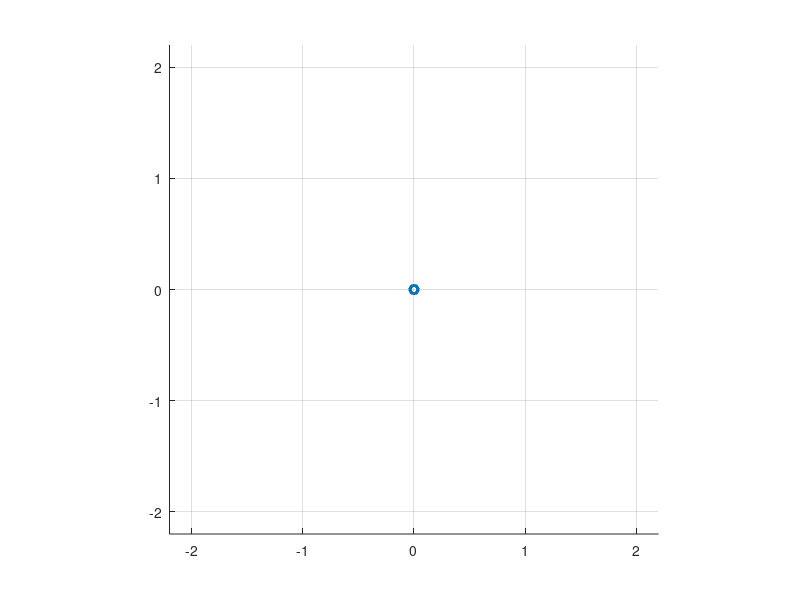

Write MATLAB code to recreate this figure. (Note: this script raises an error after producing the figure.)
% inital theta
theta1 = pi/4;
theta2 = pi/6;

% dt
t = 10;
dt = 0.01;
N = t/dt;

% Create a figure
figure;
clf;
hold on;
axis equal;
axis([-2.2 2.2 -2.2 2.2]);  % Fixed axis limits
grid on;
% Plot handle initialization (just to speed up updates)
arm_plot = plot([0, 0, 0], [0, 0, 0], '-o', 'LineWidth', 2);
title_handle = title('');
yline(0, '--k', 'Ground');  % Ground line for reference

% simulate the process:
% arm starts at initial position
% no torque applied to the joint
% no initial speed of joint
% the arm is supposed to fall onto the ground
ddq = dynamics(theta1, theta2, 0, 0, 0, 0);
dq = [0; 0];
q = [theta1; theta2];
L1 = 1; L2 = 1;
tau = [0; 0];
% Simulation loop
for i = 1:N

    ddq = dynamics(q(1), q(2), dq(1), dq(2), tau(1), tau(2));  % No torque
    dq = dq + ddq * dt;      % Update velocity
    q = q + dq * dt;         % Update position

    % Constraint: prevent falling through ground
    pos = kinematics(q(1), q(2))
    tau = gravityCompensation(q)

    draw(arm_plot, q(1), q(2), dt, title_handle);
end

%% ------------------------ %%
% gravity compensation function
function tau = gravityCompensation(q)

L1 = 1; L2 = 1;
m1 = 1; m2 = 1;
g = 9.81;
theta1 = q(1); theta2 = q(2);

% G(q) (partial derivative to theta1 and theta2 with gravity vector)
G = [(m1*L1/2 + m2*L1)*g*cos(theta1) + m2*g*L2/2*cos(theta1 + theta2);
      m2*g*L2/2*cos(theta1 + theta2)];

tau = G;

end
%% ------------------------ %%

%% ------------------------ %%
% dynamics function
function pos = kinematics(theta1, theta2)

L1 = 1; L2 = 1;
x1 = L1 * cos(theta1);         y1 = L1 * sin(theta1);
x2 = x1 + L2 * cos(theta1 + theta2);
y2 = y1 + L2 * sin(theta1 + theta2);

pos = [[x1, x2]; [y1, y2]];
end
%% ------------------------ %%


%% ------------------------ %%
% dynamics function
function ddq = dynamics(theta1, theta2, dtheta1, dtheta2, tau1, tau2)
    % Parameters
    m1 = 1; m2 = 1;
    L1 = 1; L2 = 1;
    g = 9.81;
    
    % Inertia terms (mid-link mass assumed at half-length)
    I1 = (1/12) * m1 * L1^2;
    I2 = (1/12) * m2 * L2^2;
    
    % Composite constants
    a = I1 + I2 + m2 * L1^2;
    b = m2 * L1 * L2 / 2;
    d = I2 + m2 * (L2^2) / 4;
    
    % Mass matrix M(q)
    M = [a + 2*b*cos(theta2), d + b*cos(theta2);
         d + b*cos(theta2), d];

    % Coriolis and centrifugal terms (derived from M)
    C = [-b*sin(theta2)*dtheta2*(2*dtheta1 + dtheta2);
          b*sin(theta2)*dtheta1^2];

    % G(q) (partial derivative to theta1 and theta2 with gravity vector)
    G = [(m1*L1/2 + m2*L1)*g*cos(theta1) + m2*g*L2/2*cos(theta1 + theta2);
          m2*g*L2/2*cos(theta1 + theta2)];
    
    % Torques
    Tau = [tau1; tau2];
    
    % Compute joint accelerations
    ddq = M \ (Tau - C - G);
end
%% ------------------------ %%

%% ------------------------ %%
% draw function
function draw(arm_plot, theta1, theta2, dt, title_handle)
    L1 = 1;
    L2 = 1;
    x0 = 0; y0 = 0;
    pos = kinematics(theta1, theta2);
    
    set(arm_plot, 'XData', [x0 pos(1, :)], 'YData', [y0 pos(2, :)]);
    set(title_handle, 'String', sprintf('\\theta_1 = %.2f rad, \\theta_2 = %.2f rad', theta1, theta2));

    pause(dt);
end
%% ------------------------ %%
